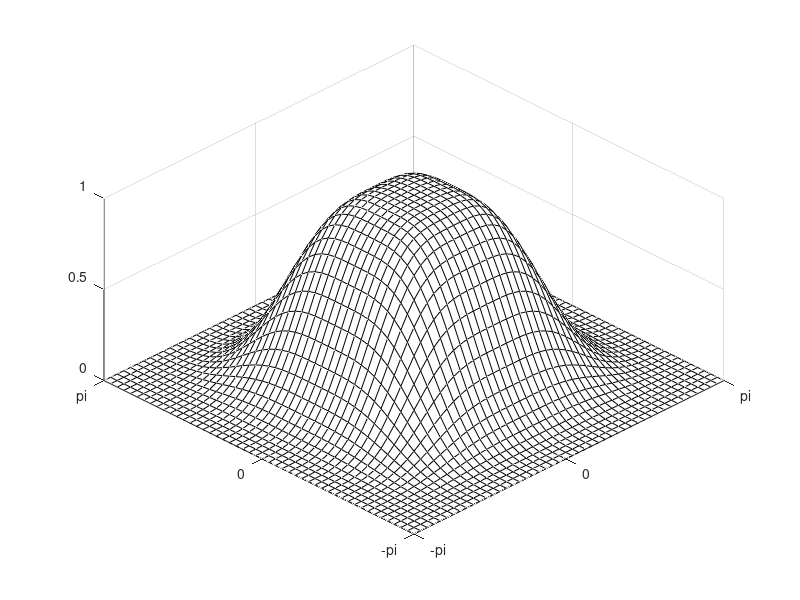

Recreate this plot in MATLAB.
%--------------------------------------------------------------------------
%
%  Yue M. Lu
%  Ecole Polytechnique Federale de Lausanne (EPFL)
%
%--------------------------------------------------------------------------
%
%  plot_lowpass_frequency_response.m
%
%  First created: 12-23-2008
%  Last modified: 06-09-2009
%
%--------------------------------------------------------------------------

% We plot the magnitude frequency response of L = A_0 * S_0

ShowColor = 0;
IsPrint = 0;

% The resolution of the frequency response
N = 48;


a0 = [1 2 1] / 4;
s0 = [-1 2 6 2 -1] / 8;

l = conv(a0, s0);

% Get the 2-D filter by tensor product
l = kron(l, l');

L = zeros(N);
L(1 : size(l, 1), 1 : size(l, 2)) = l;
L = abs(fftshift(fft2(L)));

h = figure
[fgrid_x, fgrid_y] = meshgrid([-N/2+1 : N/2] * 2 * pi / N);
mesh(fgrid_x, fgrid_y, L);
axis tight
view(-45, 50);

if ~ShowColor
    cm_black = colormap;
    cm_black(:) = 0;
    colormap(cm_black);
end


set(gca,'ZTick', 0:0.5:1)
set(gca,'XTick',[fgrid_x(1),0,pi])
set(gca,'XTickLabel',{'-pi','0','pi'})
set(gca,'YTick',[fgrid_x(1),0,pi])
set(gca,'YTickLabel',{'-pi','0','pi'})

if IsPrint
    set(0,'defaulttextinterpreter','none')
    laprint(h, ['frequency_response_lowpass_L' ], 'color', 'on', 'width', 18);
end